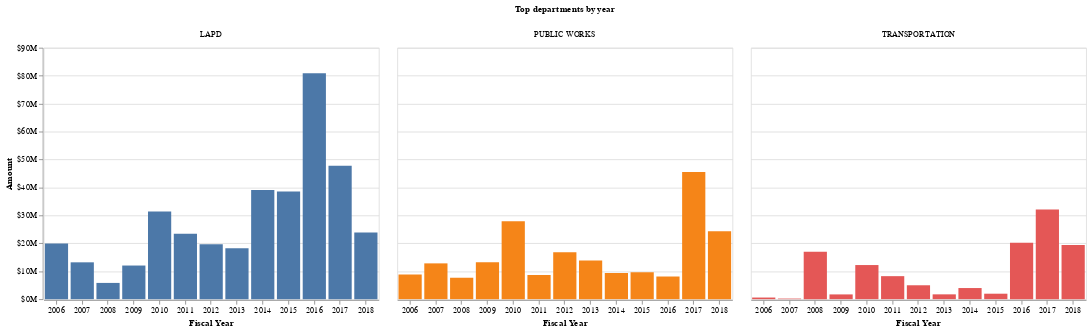

Notebook code cell kept with this figure:
### Code cell
alt.Chart(top_dept_annual_totals).mark_bar().encode(
    x=alt.X("fiscal_year:O", axis=alt.Axis(title="Fiscal Year", labelAngle=0)),
    y=alt.Y("amount:Q", axis=alt.Axis(title="Amount", format="$s")),
    color=alt.Color("latimes_department:N", legend=None),
    column=alt.Column("latimes_department:N", title="Top departments by year"),
)

### Figure 1 — Vega-Lite specification as saved in the notebook (floating-point values rounded to 4 significant figures)
{"$schema": "https://vega.github.io/schema/vega-lite/v2.4.3.json", "config": {"view": {"height": 300, "width": 400}}, "data": {"values": [{"amount": 19951740, "fiscal_year": 2006, "latimes_department": "LAPD"}, {"amount": 8829276, "fiscal_year": 2006, "latimes_department": "PUBLIC WORKS"}, {"amount": 580669, "fiscal_year": 2006, "latimes_department": "TRANSPORTATION"}, {"amount": 13189658, "fiscal_year": 2007, "latimes_department": "LAPD"}, {"amount": 12814091, "fiscal_year": 2007, "latimes_department": "PUBLIC WORKS"}, {"amount": 210502, "fiscal_year": 2007, "latimes_department": "TRANSPORTATION"}, {"amount": 5817517, "fiscal_year": 2008, "latimes_department": "LAPD"}, {"amount": 7670211, "fiscal_year": 2008, "latimes_department": "PUBLIC WORKS"}, {"amount": 16975762, "fiscal_year": 2008, "latimes_department": "TRANSPORTATION"}, {"amount": 12041127, "fiscal_year": 2009, "latimes_department": "LAPD"}, {"amount": 13173315, "fiscal_year": 2009, "latimes_department": "PUBLIC WORKS"}, {"amount": 1701307, "fiscal_year": 2009, "latimes_department": "TRANSPORTATION"}, {"amount": 31375371, "fiscal_year": 2010, "latimes_department": "LAPD"}, {"amount": 27874119, "fiscal_year": 2010, "latimes_department": "PUBLIC WORKS"}, {"amount": 12213429, "fiscal_year": 2010, "latimes_department": "TRANSPORTATION"}, {"amount": 23383702, "fiscal_year": 2011, "latimes_department": "LAPD"}, {"amount": 8662041, "fiscal_year": 2011, "latimes_department": "PUBLIC WORKS"}, {"amount": 8237377, "fiscal_year": 2011, "latimes_department": "TRANSPORTATION"}, {"amount": 19658628, "fiscal_year": 2012, "latimes_department": "LAPD"}, {"amount": 16822104, "fiscal_year": 2012, "latimes_department": "PUBLIC WORKS"}, {"amount": 4975417, "fiscal_year": 2012, "latimes_department": "TRANSPORTATION"}, {"amount": 18238625, "fiscal_year": 2013, "latimes_department": "LAPD"}, {"amount": 13820000.0, "fiscal_year": 2013, "latimes_department": "PUBLIC WORKS"}, {"amount": 1725143, "fiscal_year": 2013, "latimes_department": "TRANSPORTATION"}, {"amount": 39060000.0, "fiscal_year": 2014, "latimes_department": "LAPD"}, {"amount": 9377000.0, "fiscal_year": 2014, "latimes_department": "PUBLIC WORKS"}, {"amount": 3983000.0, "fiscal_year": 2014, "latimes_department": "TRANSPORTATION"}, {"amount": 38550000.0, "fiscal_year": 2015, "latimes_department": "LAPD"}, {"amount": 9634000.0, "fiscal_year": 2015, "latimes_department": "PUBLIC WORKS"}, {"amount": 1956000.0, "fiscal_year": 2015, "latimes_department": "TRANSPORTATION"}, {"amount": 80830000.0, "fiscal_year": 2016, "latimes_department": "LAPD"}, {"amount": 8110000.0, "fiscal_year": 2016, "latimes_department": "PUBLIC WORKS"}, {"amount": 20200000.0, "fiscal_year": 2016, "latimes_department": "TRANSPORTATION"}, {"amount": 47760000.0, "fiscal_year": 2017, "latimes_department": "LAPD"}, {"amount": 45540000.0, "fiscal_year": 2017, "latimes_department": "PUBLIC WORKS"}, {"amount": 32140000.0, "fiscal_year": 2017, "latimes_department": "TRANSPORTATION"}, {"amount": 23890000.0, "fiscal_year": 2018, "latimes_department": "LAPD"}, {"amount": 24270000.0, "fiscal_year": 2018, "latimes_department": "PUBLIC WORKS"}, {"amount": 19360000.0, "fiscal_year": 2018, "latimes_department": "TRANSPORTATION"}]}, "encoding": {"color": {"field": "latimes_department", "legend": null, "type": "nominal"}, "column": {"field": "latimes_department", "title": "Top departments by year", "type": "nominal"}, "x": {"axis": {"labelAngle": 0, "title": "Fiscal Year"}, "field": "fiscal_year", "type": "ordinal"}, "y": {"axis": {"format": "$s", "title": "Amount"}, "field": "amount", "type": "quantitative"}}, "mark": "bar"}
